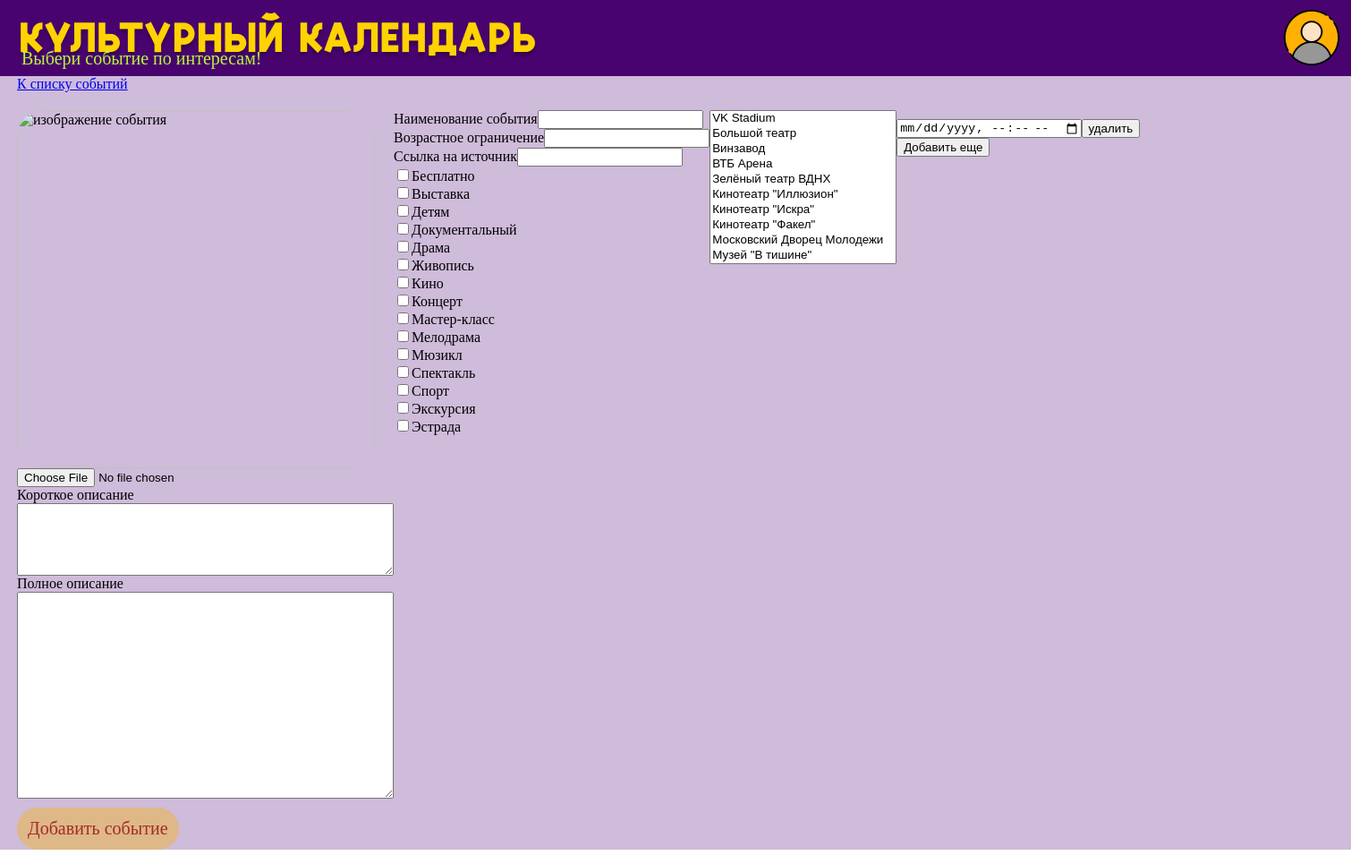
/add_new_event.php, run on the app's committed database.
### tables this page shows
CREATE TABLE `category` (
  `id_category` int NOT NULL,
  `name_category` varchar(15) NOT NULL,
  `description_category` text NOT NULL
);

### public/add_new_event.php (the view, shortened to what this page needs)
<?php
require_once ('db.php');
$sql1= "SELECT * FROM category ORDER BY `name_category` ASC";
$result1 = mysqli_query($conn,$sql1);
while($cat = $result1->fetch_assoc())
{
    $catmas[] = $cat;
}
$sql2= "SELECT * FROM place ORDER BY `name_place` ASC";
$result2 = mysqli_query($conn,$sql2);
while($place = $result2->fetch_assoc())
{
    $placemas[] = $place;
}
?>
<html lang="en" xmlns="http://www.w3.org/1999/html" xmlns="http://www.w3.org/1999/html">
<head>
    <link rel='stylesheet' href='style.css'>
</head>
<body>
<div class="rectangle">
    <div class="container">
        <div class="header-line">
            <div class="header-logo">
                <a href="index.php" ><img src="img/logo.png" alt=""></a>
            </div>
            <div class="lk">
                <a class='lks' href="windowreg.php">
                    <img src="img/LK.png" alt="">
                </a>
            </div>
        </div>
        <div class="logo-text">
            Выбери событие по интересам!
        </div>
    </div>
</div>
<div class="header-down">
    <div class="container">
        <a href="admin.php">К списку событий</a>
        <form action="add_new_event_save.php" method="post">
            <div class="event-view">
                <div>
                    <img class="image_event" id="10" src="img/" alt="изображение события" height="400">
                    <div class="input-field-admin"><input type="file" id="12" name="image"></div>
                    <div class="area">
                        <label>Короткое описание</label><textarea name="description_event_crope" rows="5" cols="50"></textarea>
                        <label>Полное описание</label><textarea name="description_event" rows="15" cols="50" ></textarea>
                    </div>
                </div>
                <div class="area">
                    <div class="input-field-admin"> <label>Наименование события</label><input type="text" value="" name="name_event" ></div>
                    <div class="input-field-admin"> <label>Возрастное ограничение</label><input type="text" value="" name="age_limit" ></div>
                    <div class="input-field-admin"><label>Ссылка на источник</label><input type="url" value="" name="url_event" ></div>
                    <?php foreach ($catmas as $cat): ?>
                        <div class="check-cat">
                            <input type="checkbox" value="<?=$cat['id_category']?>" name="category[]"><label><?=$cat['name_category'] ?></label>
                        </div>
                    <?php endforeach; ?>
                </div>
                <div class="select-place">
                    <select name="place" size="10" name="id_place" onchange=":onchange()">
                        <?php foreach ($placemas as $place): ?>
                            <option value="<?=$place['id_place']?>" > <?=$place['name_place'] ?> </option>
                        <?php endforeach; ?>
                    </select>
                </div>
                <div class="area" id="dates">
                        <div class="date-admin" >
                            <input class="date_event[]" id="date" type="datetime-local" value="" name="date_event[]" >
                            <button type="button"  onclick="document.getElementById('date').value = ''">удалить</button>
                        </div>
                    <button type="button"  onclick=" add(); "> Добавить еще</button>
                </div>
            </div>
            <button type="submit" class="button" >Добавить событие</button>
        </form>
    </div>
</div>
</body>
</html>

### public/style.css (style rules this page uses)
body { margin: 0; }
.container { margin: 0 19px; }
.rectangle { background-color: #48036F; height: 85px; }
.logo-text { color: #B9F73E; font-family: "Cornerita", Times New Roman; font-size: 20px; margin-top: -22px; margin-left: 5px; }
.header-down { background-color: #cfbbda; height: auto; }
.image_event { border-radius: 30px; }
.button { margin-top: 10px; background-color: burlywood; color: brown; border-radius: 40px; border: none; padding: 12px 12px; font-family: Cornerita; font-size: 20px; }
.event-view { display: flex; padding-top: 20px; position: relative; }
.area textarea { display: block; }
.date-admin { display: flex; padding-top: 10px; margin-right: 10px; }

### data on the page
category: name_category "Бесплатно"
category: name_category "Выставка"
category: name_category "Детям"
category: name_category "Документальный"
category: name_category "Драма"
category: name_category "Живопись"
category: name_category "Кино"
category: name_category "Концерт"
category: name_category "Мастер-класс"
category: name_category "Мелодрама"
category: name_category "Мюзикл"
category: name_category "Спектакль"
category: name_category "Спорт"
category: name_category "Экскурсия"
category: name_category "Эстрада"
